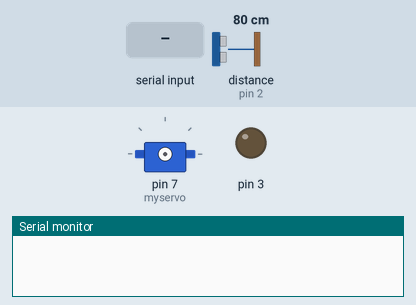
Recording of a sketch running on a simulated Arduino Uno, built with avr-gcc and run on an emulated ATmega328P. On the bench: servo, output pins drawn as LEDs (lit = HIGH), the last lines printed to the serial monitor. Inputs (shaded band) come from the test bench; at power-on: distance to the obstacle (sensor on pin 2) 80 cm. The echo pulse lasts 58.3 µs per cm.

Above: at 1.2 s.
1.3 s: "s\n" received over Serial
At 3.8 s:
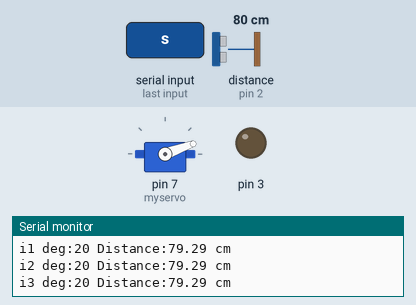
At 7.1 s:
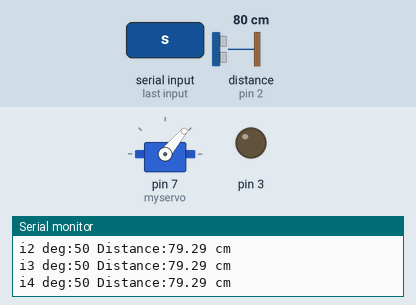
7.3 s: distance to the obstacle (sensor on pin 2) set to 250 cm
At 9.4 s:
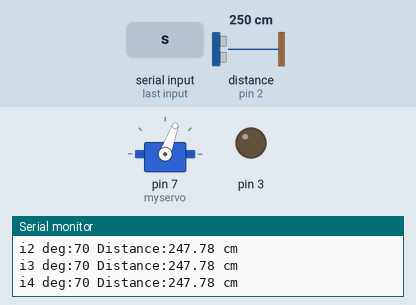
Timing chart, 0 to 23.3 s (numbered marks = the images above; inputs shaded):
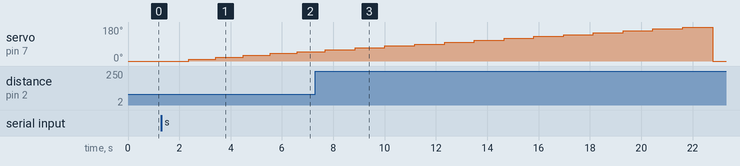

The sketch:

sketch_servo_urtra2.ino
```cpp
//echoPin=2
//trigPin=3
#include<Servo.h>
Servo myservo;
int deg=0;
int i=0;
double Duration=0;
double Distance=0;
void setup() {
  // put your setup code here, to run once:
  Serial.begin(9600);
  pinMode(2,INPUT);
  pinMode(3,OUTPUT);
}
int start1=0;
int stop1=0;
void loop() {
  // put your main code here, to run repeatedly:
  int inputchar;
  inputchar=Serial.read();
  if (inputchar!=-1){
    switch(inputchar){
      case 's':
        start1=1;
        Serial.println("start");
        break;
    }
  }
  if (start1==1){
    myservo.attach(7);
    myservo.write(deg);
    digitalWrite(3,LOW);
    delayMicroseconds(2);
    digitalWrite(3,HIGH);
    delayMicroseconds(10);
    digitalWrite(3,LOW);
    Duration = pulseIn( 2, HIGH ); //センサからの入力
    if (Duration > 0) {
      Duration = Duration/2; //往復距離を半分にする
      Distance = Duration*340*100/1000000; // 音速を340m/sに設定
      Serial.print("i");
      Serial.print(i);
      Serial.print(" deg:");
      Serial.print(deg);
      Serial.print(" Distance:");
      Serial.print(Distance);
      Serial.println(" cm");

    }
    i=i+1;
    if (i==10){
      deg=deg+10;
      i=0;
    }
    if (stop1==1){
      start1=0;
      stop1=0;
      Serial.println("stop");
    }
    if (deg>180){
      deg=0;
      stop1=1;
    }
    delay(100);
  }
}
```

Measured:
- after the input at 1.3 s, servo on pin 7 (myservo): moves from 0° to 50° over 4.2 s, starting after 1.1 s
